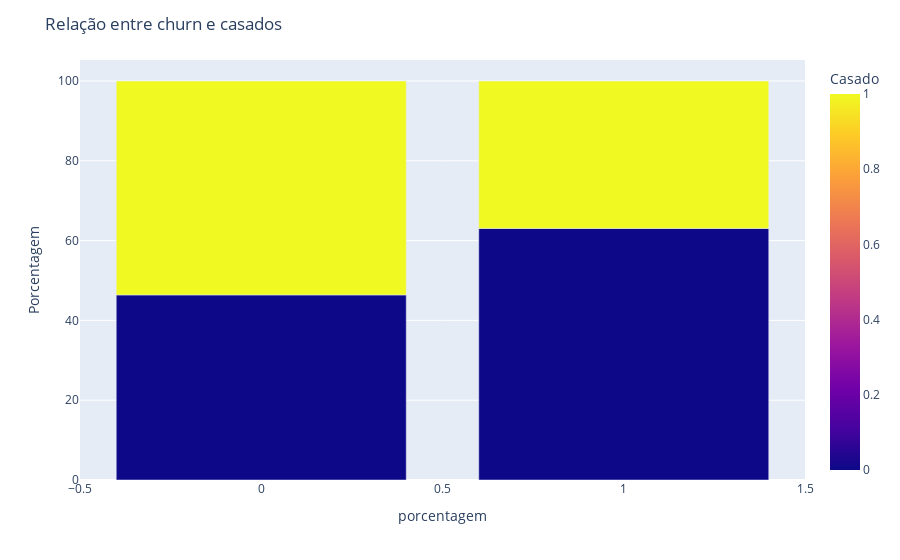

Source (notebook cell):
### Code cell
df_agrup = df.groupby(["Churn", "Casado"]).size().reset_index(name="count")
total_churn = df_agrup.groupby("Churn")["count"].transform("sum")
df_agrup["percent"] = (df_agrup["count"] / total_churn) * 100

fig = px.bar(df_agrup, x="Churn", y="percent", color="Casado", barmode="stack",
             labels={"Churn": "Churn", "percent": "Porcentagem", "Casado": "Casado"})
fig.update_layout(title="Relação entre churn e casados",
                  xaxis_title="porcentagem",
                  legend_title="Casado")
fig.show()

### Figure 1 — Plotly figure (JSON) as saved in the notebook; plotly's stock layout.template omitted (floating-point values rounded to 4 significant figures)
{"data": [{"alignmentgroup": "True", "hovertemplate": "Churn=%{x}<br>Porcentagem=%{y}<br>Casado=%{marker.color}<extra></extra>", "legendgroup": "", "marker": {"color": [0, 1, 0, 1], "coloraxis": "coloraxis", "pattern": {"shape": ""}}, "name": "", "offsetgroup": "", "orientation": "v", "showlegend": false, "textposition": "auto", "type": "bar", "x": [0, 0, 1, 1], "xaxis": "x", "y": [46.39, 53.61, 63.06, 36.94], "yaxis": "y"}], "layout": {"autosize": true, "barmode": "stack", "coloraxis": {"colorbar": {"title": {"text": "Casado"}}, "colorscale": [[0, "#0d0887"], [0.1111, "#46039f"], [0.2222, "#7201a8"], [0.3333, "#9c179e"], [0.4444, "#bd3786"], [0.5556, "#d8576b"], [0.6667, "#ed7953"], [0.7778, "#fb9f3a"], [0.8889, "#fdca26"], [1, "#f0f921"]]}, "legend": {"title": {"text": "Casado"}, "tracegroupgap": 0}, "margin": {"t": 60}, "title": {"text": "Relação entre churn e casados"}, "xaxis": {"anchor": "y", "autorange": true, "domain": [0, 1], "range": [-0.5, 1.5], "title": {"text": "porcentagem"}, "type": "linear"}, "yaxis": {"anchor": "x", "autorange": true, "domain": [0, 1], "range": [0, 105.3], "title": {"text": "Porcentagem"}, "type": "linear"}}}
